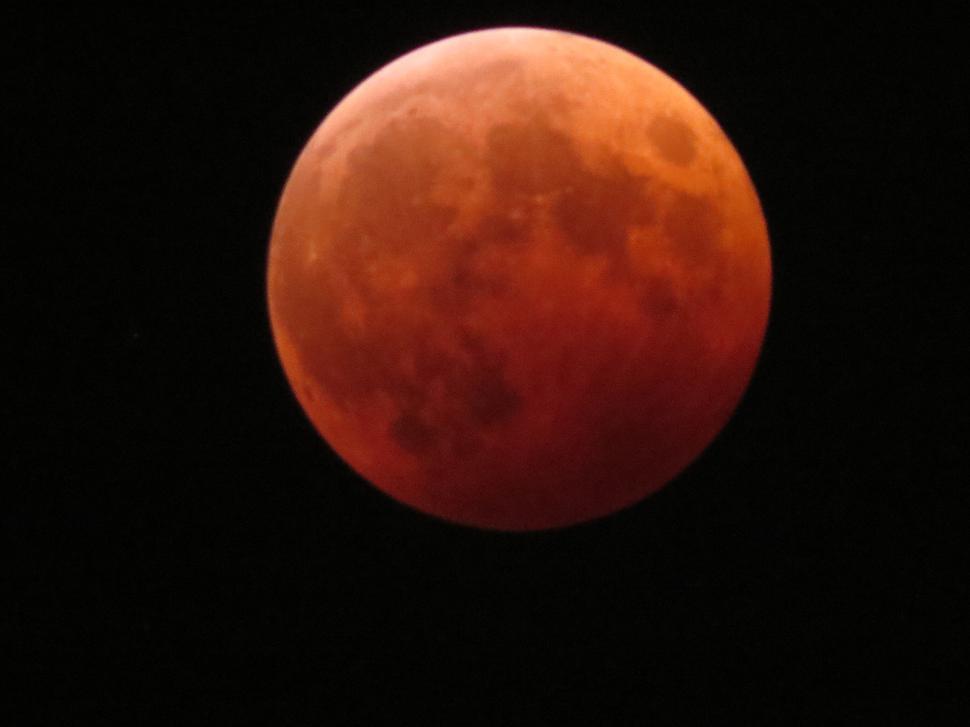
#> input picture Lesson_5/picture/moon.png, 970 x 727 px, shrunk from 2816 x 2112 before the run
$ python edge_detect.py   (older library calls are emulated)
#> lines starting #> are read from the running program, lines starting #| are printed output that depends on the picture
import cv2
import numpy as np

"""Sobelでのエッジ検出"""
img_src = cv2.imread('picture/moon.png', 1)
#> img_src is the input picture: shape (727, 970, 3); mean B, G, R 11, 18.9, 44.6

#変数(入力画像,出力画像のbit深度,xで微分した次数,yで微分した次数)
img_temp = cv2.Sobel(img_src, cv2.CV_32F, 1, 0)
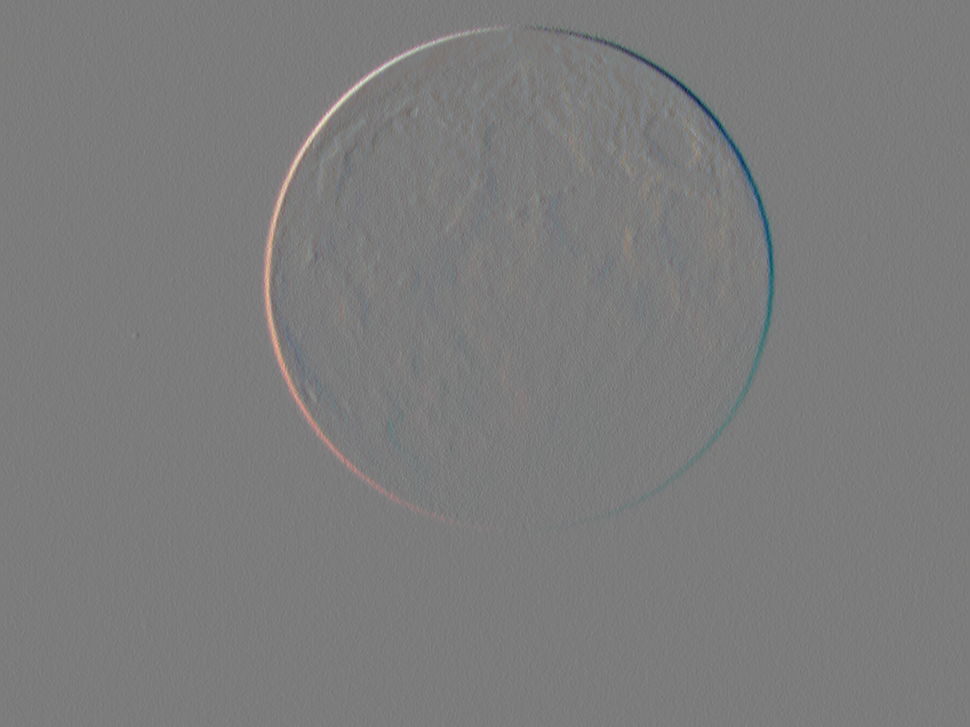
#> img_temp: shape (727, 970, 3) float32; mean B, G, R 0, 0, 0; drawn with min black and max white

img_dst = cv2.convertScaleAbs(img_temp)                 #入力配列の要素を、任意の線形変換によって8 bit符号なし整数に変換
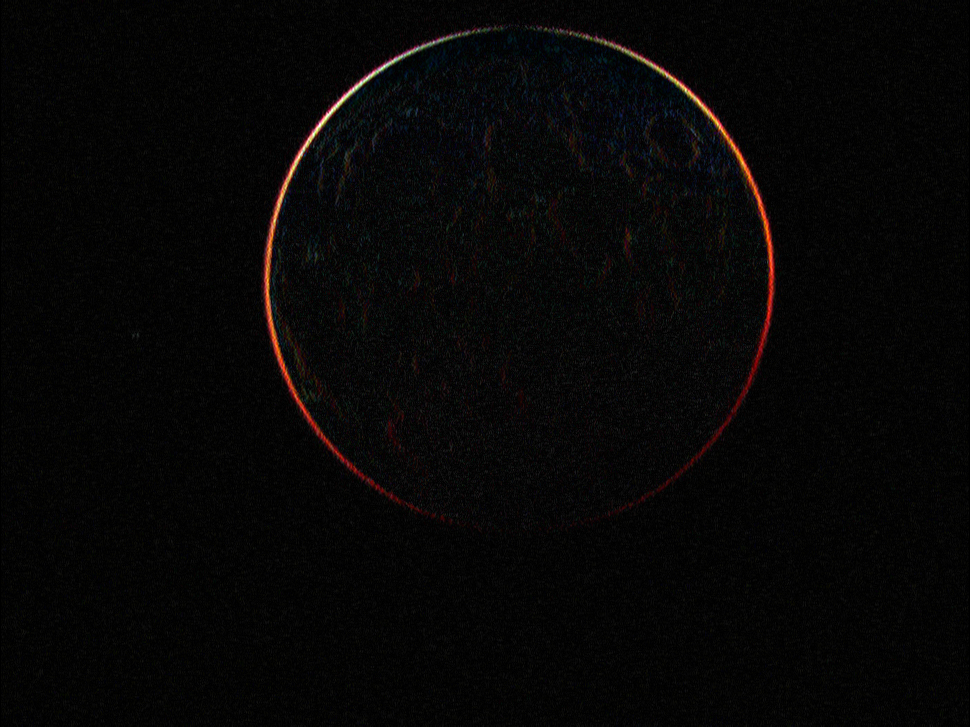
#> img_dst: shape (727, 970, 3); mean B, G, R 5.9, 6.2, 7

cv2.imwrite('picture/moon_edge.png', img_dst)

#1回微分して、かつ周りの画素値に対しても平滑化を行うことで境界値を判断する
#この方法によりノイズにも対応


"""Laplacianでのエッジ検出"""

#変数(入力画像,出力画像のbit深度,オペレータのサイズ)
img_temp1 = cv2.Laplacian(img_src, cv2.CV_32F, 3)

img_dst1 = cv2.convertScaleAbs(img_temp1)

cv2.imwrite('picture/moon_edge_by_laplacian.png', img_dst1)

#2回微分して、境界値を画素値の正負によって判断する


"""Canny(キャニー)のエッジ検出アルゴリズム"""

#1) ガウシアンオペレータを適用し、エッジをぼかす
#2) Sobelオペレータを適用し画像を微分する
#3) 微分画像を細線化する
#4) 細線化した結果の連結性をあげるために、2つの閾値処理を用いた2値化をおこなう
